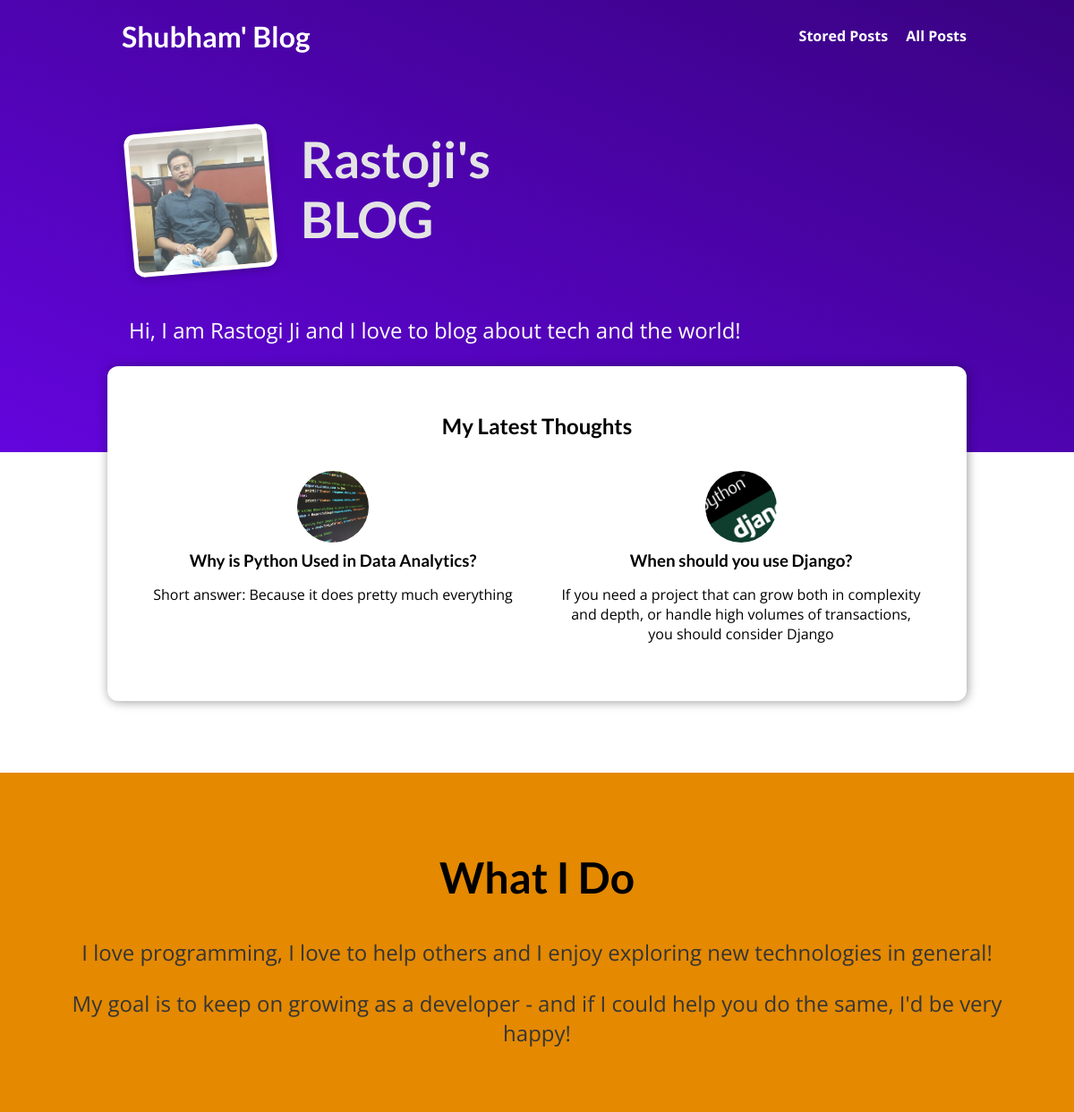
The page / on the database its author committed.
### blog/models.py (models this page shows, shortened)
class Post(models.Model):
    title = models.CharField(max_length=150)
    excerpt = models.CharField(max_length=200)
    image = models.ImageField(upload_to="posts", null=True)
    date = models.DateField(auto_now=True)
    slug = models.SlugField(unique=True, db_index=True)
    content = models.TextField(validators=[MinLengthValidator(10)])
    author = models.ForeignKey(
        Author, on_delete=models.SET_NULL, null=True, related_name="posts")
    tags = models.ManyToManyField(Tag)

### blog/views.py (the view)
# urls.py: path("", views.StartingPageView.as_view(), name="starting-page"),
class StartingPageView(ListView):
    template_name = "blog/index.html"
    model = Post
    ordering = ["-date"]
    context_object_name = "posts"
    def get_queryset(self):
        queryset = super().get_queryset()
        data = queryset[:3]
        return data

### blog/templates/blog/index.html (shortened to what this page needs)
{% extends "base.html" %}
{% load static %}
{% block css_files %}
  <link rel="stylesheet" href="{% static "blog/post.css" %}" />
  <link rel="stylesheet" href="{% static "blog/index.css" %}" />
{% endblock %}
{% block content %}
<section id="welcome">
  <header>
    <img src="{% static "blog/images/Shubham.png" %}" alt="Shubham - The Author Of This Blog" />
    <h2>Rastoji's BLOG</h2>
  </header>
  <p>Hi, I am Rastogi Ji and I love to blog about tech and the world!</p>
</section>
<section id="latest-posts">
  <h2>My Latest Thoughts</h2>
  <ul>
    {% for post in posts %}
      {% include "blog/includes/post.html" %}
    {% endfor %}
  </ul>
</section>
<section id="about">
  <h2>What I Do</h2>
  <p>
    I love programming, I love to help others and I enjoy exploring new
    technologies in general!
  </p>
  <p>
    My goal is to keep on growing as a developer - and if I could help you do
    the same, I'd be very happy!
  </p>
</section>
{% endblock %}

### blog/templates/blog/includes/post.html
<li>
  <article class="post">
    <a href="{% url "post-detail-page" post.slug %}">
      <img src="{{ post.image.url }}" alt="{{ post.title }}"
      />
      <div class="post__content">
        <h3>{{ post.title }}</h3>
        <p>
          {{ post.excerpt }}
        </p>
      </div>
    </a>
  </article>
</li>

### static/app.css (style rules this page uses)
* { box-sizing: border-box; }
html { font-family: 'Open Sans', 'Lato', sans-serif; }
body { margin: 0; }
h1, h2, h3 { font-family: 'Lato', sans-serif; font-weight: bold; }

### blog/static/blog/post.css (style rules this page uses)
.post { display: flex; flex-direction: column; align-items: center; text-align: center; }
.post a { text-decoration: none; color: black; transition: all 0.2s ease; padding: 1rem; }
.post img { width: 5rem; height: 5rem; object-fit: cover; border-radius: 50%; }
.post h3 { margin: 0.25rem 0; }

### blog/static/blog/index.css (style rules this page uses)
#welcome { background: linear-gradient(to right top, #6305dd, #390281); padding: 6rem 12%; }
#welcome header { display: flex; align-items: flex-start; margin: 3rem auto; }
#welcome img { width: 10rem; height: 10rem; object-fit: cover; object-position: top; border: 5px solid white; border-radius: 12px; background-color: #ffe1bf; transform: rotateZ(-5deg); box-shadow: 0 2px 8px rgba(0, 0, 0, 0.25); }
#welcome h2 { font-size: 3.5rem; margin: 0 0 0 2rem; color: #e4e4e4; width: 10rem; }
#welcome p { color: white; font-size: 1.5rem; }
#latest-posts { background-color: white; padding: 2rem; border-radius: 12px; width: 60rem; margin: -6rem auto 2rem auto; box-shadow: 1px 1px 12px rgba(0, 0, 0, 0.4); }
#latest-posts h2 { text-align: center; }
#latest-posts ul { list-style: none; margin: 0; padding: 0; display: flex; gap: 1rem; }
#latest-posts li { flex: 1; }
#about { text-align: center; padding: 3rem; background-color: #e48900; margin-top: 5rem; }
#about h2 { font-size: 3rem; }
#about p { font-size: 1.5rem; color: #353535; }

### rows shown on the page
Post: image (picture), title "Why is Python Used in Data Analytics?", excerpt "Short answer: Because it does pretty much everything"
Post: image (picture), title "When should you use Django?", excerpt "If you need a project that can grow both in complexity and depth, or handle high volumes of transactions, you should consider Django"
